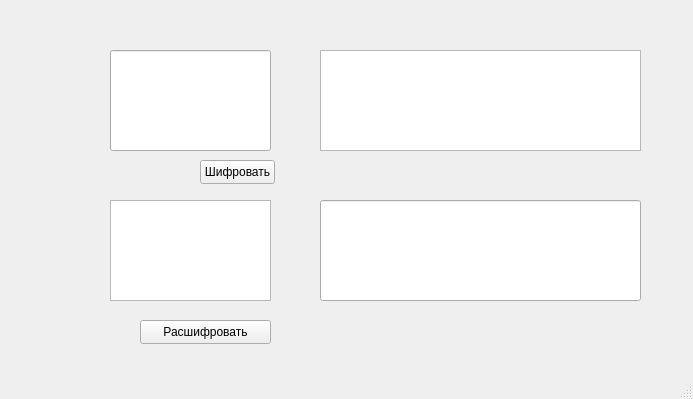
<?xml version="1.0" encoding="UTF-8"?>
<ui version="4.0">
 <class>MainWindow</class>
 <widget class="QMainWindow" name="MainWindow">
  <property name="geometry">
   <rect>
    <x>0</x>
    <y>0</y>
    <width>693</width>
    <height>399</height>
   </rect>
  </property>
  <property name="windowTitle">
   <string>MainWindow</string>
  </property>
  <widget class="QWidget" name="centralwidget">
   <widget class="QLineEdit" name="text_shifr">
    <property name="geometry">
     <rect>
      <x>110</x>
      <y>50</y>
      <width>161</width>
      <height>101</height>
     </rect>
    </property>
   </widget>
   <widget class="QTextEdit" name="text_unshifr">
    <property name="geometry">
     <rect>
      <x>320</x>
      <y>50</y>
      <width>321</width>
      <height>101</height>
     </rect>
    </property>
   </widget>
   <widget class="QPushButton" name="shifr">
    <property name="geometry">
     <rect>
      <x>200</x>
      <y>160</y>
      <width>75</width>
      <height>24</height>
     </rect>
    </property>
    <property name="text">
     <string>Шифровать</string>
    </property>
   </widget>
   <widget class="QPushButton" name="un_shif">
    <property name="geometry">
     <rect>
      <x>140</x>
      <y>320</y>
      <width>131</width>
      <height>24</height>
     </rect>
    </property>
    <property name="text">
     <string>Расшифровать</string>
    </property>
   </widget>
   <widget class="QTextEdit" name="text_shifr2">
    <property name="geometry">
     <rect>
      <x>110</x>
      <y>200</y>
      <width>161</width>
      <height>101</height>
     </rect>
    </property>
   </widget>
   <widget class="QLineEdit" name="text_unshifr2">
    <property name="geometry">
     <rect>
      <x>320</x>
      <y>200</y>
      <width>321</width>
      <height>101</height>
     </rect>
    </property>
   </widget>
  </widget>
  <widget class="QMenuBar" name="menubar">
   <property name="geometry">
    <rect>
     <x>0</x>
     <y>0</y>
     <width>693</width>
     <height>22</height>
    </rect>
   </property>
  </widget>
  <widget class="QStatusBar" name="statusbar"/>
 </widget>
 <resources/>
 <connections/>
</ui>
